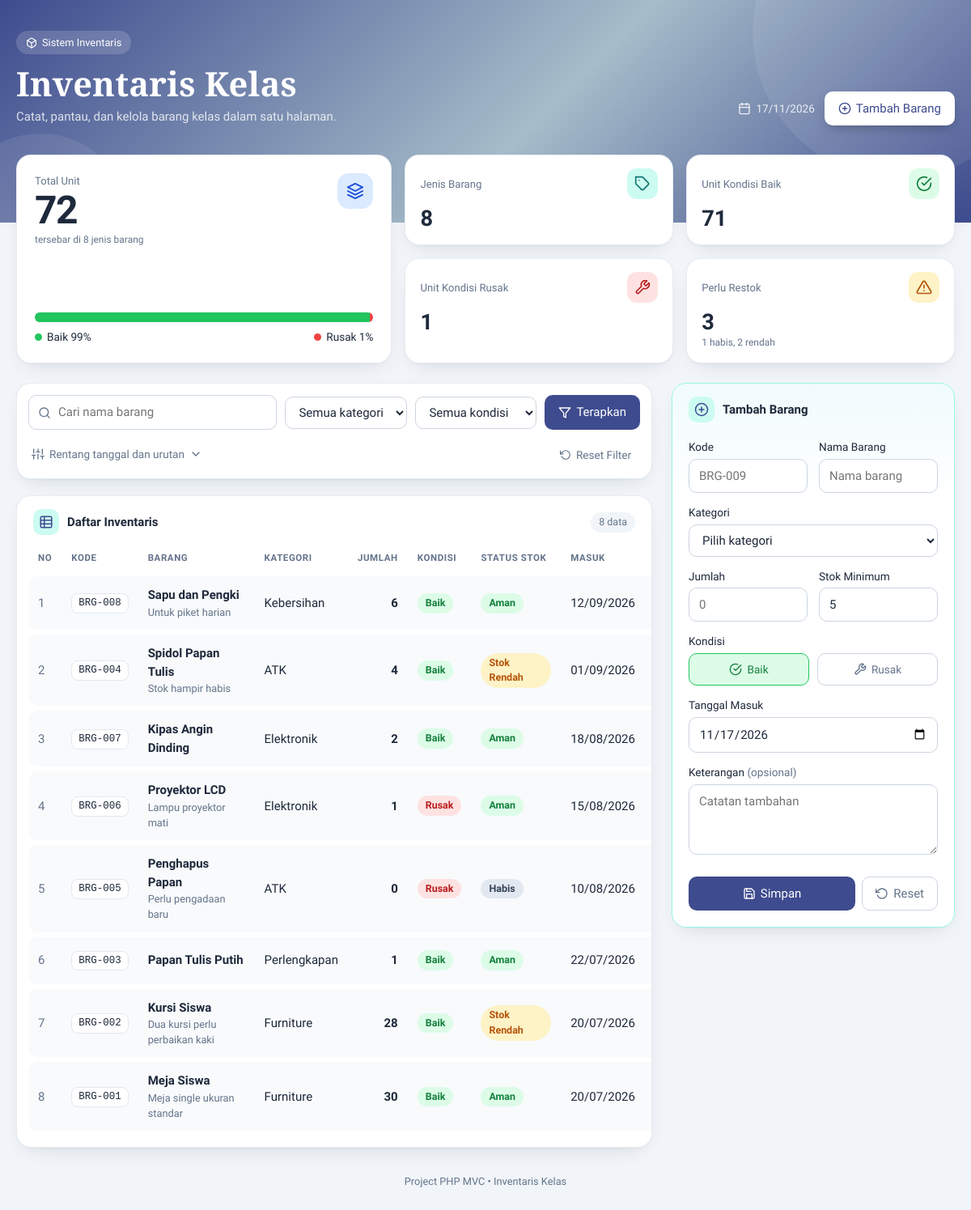
The page / on the database its author committed.
### tables this page shows
CREATE TABLE barang (
  id            INT          NOT NULL AUTO_INCREMENT,
  kode_barang   VARCHAR(10)  NOT NULL,
  nama_barang   VARCHAR(100) NOT NULL,
  kategori      VARCHAR(30)  NOT NULL,
  jumlah        INT          NOT NULL DEFAULT 0,
  stok_minimum  INT          NOT NULL DEFAULT 5,
  kondisi       VARCHAR(20)  NOT NULL DEFAULT 'Baik',
  tanggal_masuk DATE         NOT NULL,
  keterangan    TEXT         NULL,
  PRIMARY KEY (id),
  UNIQUE KEY uq_kode_barang (kode_barang)
);

### views/index.php (the view, shortened to what the rows shown need)
<?php
$modeEdit = $editId !== null;
$kelasStatus = ['Aman' => 'badge-ok', 'Stok Rendah' => 'badge-warn', 'Habis' => 'badge-habis'];
?>
<!DOCTYPE html>
<html lang="id">
<head>
    <link href="assets/css/style.css" rel="stylesheet">
</head>
<body>
<header class="hero">
    <div class="wadah">
        <div class="hero-isi">
            <div>
                <h1>Inventaris Kelas</h1>
            </div>
        </div>
    </div>
</header>
<main class="wadah">
    <div class="kolom-utama">
        <div class="kolom-kiri">
            <section class="panel">
                <div class="tabel-wrap">
                    <table class="tabel">
                        <thead>
                            <tr>
                                <th>No</th>
                                <th>Kode</th>
                                <th>Barang</th>
                                <th>Kategori</th>
                                <th class="kanan">Jumlah</th>
                                <th>Kondisi</th>
                                <th>Status Stok</th>
                                <th>Masuk</th>
                                <th class="kanan">Aksi</th>
                            </tr>
                        </thead>
                        <tbody>
                        <?php foreach ($daftar as $no => $b): ?>
                            <tr class="<?= $modeEdit && (int) $b['id'] === $editId ? 'baris-edit' : '' ?>">
                                <td class="nomor"><?= $no + 1 ?></td>
                                <td><span class="kode-tag"><?= e($b['kode_barang']) ?></span></td>
                                <td>
                                    <div class="nama-barang"><?= e($b['nama_barang']) ?></div>
                                    <?php if ($b['keterangan']): ?>
                                        <div class="ket-barang"><?= e($b['keterangan']) ?></div>
                                    <?php endif; ?>
                                </td>
                                <td><?= e($b['kategori']) ?></td>
                                <td class="angka-jumlah"><?= e($b['jumlah']) ?></td>
                                <td>
                                    <span class="badge <?= $b['kondisi'] === 'Baik' ? 'badge-ok' : 'badge-bad' ?>"><?= e($b['kondisi']) ?></span>
                                </td>
                                <td>
                                    <span class="badge <?= $kelasStatus[$b['status_stok']] ?? 'badge-ok' ?>"><?= e($b['status_stok']) ?></span>
                                </td>
                                <td class="nowrap"><?= e(date('d/m/Y', strtotime($b['tanggal_masuk']))) ?></td>
                                <td>
                                </td>
                            </tr>
                        <?php endforeach; ?>
                        </tbody>
                    </table>
                </div>
            </section>
        </div>
    </div>
</main>
</body>
</html>

### rows shown on the page
barang: kode_barang "BRG-008", nama_barang "Sapu dan Pengki", keterangan "Untuk piket harian", kategori "Kebersihan", jumlah "6", kondisi "Baik", status_stok "Aman", tanggal_masuk "12/09/2026"
barang: kode_barang "BRG-004", nama_barang "Spidol Papan Tulis", keterangan "Stok hampir habis", kategori "ATK", jumlah "4", kondisi "Baik", status_stok "Stok Rendah", tanggal_masuk "01/09/2026"
barang: kode_barang "BRG-007", nama_barang "Kipas Angin Dinding", kategori "Elektronik", jumlah "2", kondisi "Baik", status_stok "Aman", tanggal_masuk "18/08/2026"
barang: kode_barang "BRG-006", nama_barang "Proyektor LCD", keterangan "Lampu proyektor mati", kategori "Elektronik", jumlah "1", kondisi "Rusak", status_stok "Aman", tanggal_masuk "15/08/2026"
barang: kode_barang "BRG-005", nama_barang "Penghapus Papan", keterangan "Perlu pengadaan baru", kategori "ATK", jumlah "0", kondisi "Rusak", status_stok "Habis", tanggal_masuk "10/08/2026"
barang: kode_barang "BRG-003", nama_barang "Papan Tulis Putih", kategori "Perlengkapan", jumlah "1", kondisi "Baik", status_stok "Aman", tanggal_masuk "22/07/2026"
barang: kode_barang "BRG-002", nama_barang "Kursi Siswa", keterangan "Dua kursi perlu perbaikan kaki", kategori "Furniture", jumlah "28", kondisi "Baik", status_stok "Stok Rendah", tanggal_masuk "20/07/2026"
barang: kode_barang "BRG-001", nama_barang "Meja Siswa", keterangan "Meja single ukuran standar", kategori "Furniture", jumlah "30", kondisi "Baik", status_stok "Aman", tanggal_masuk "20/07/2026"

### other values the page prints
$statistik['total_unit'] "72"
$statistik['jenis'] "8"
$persenBaik "99"
$persenRusak "1"
$statistik['unit_baik'] "71"
$statistik['unit_rusak'] "1"
$statistik['jenis_habis'] + $statistik['jenis_rendah'] "3"
$statistik['jenis_habis'] "1"
$statistik['jenis_rendah'] "2"
count($daftar) "8"
$k "Baik"
$k "Rusak"
